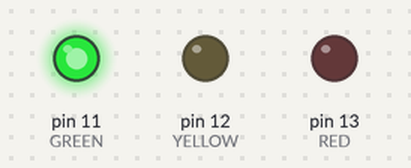
This sketch was run on a simulated Arduino Uno, built with avr-gcc and run on an emulated ATmega328P. Parts: output pins drawn as LEDs (lit = HIGH).

Above: at 5.0 s.
At 11.5 s:
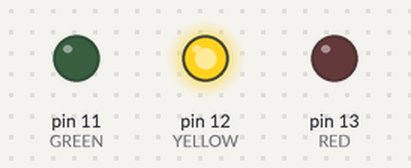
At 15.5 s:
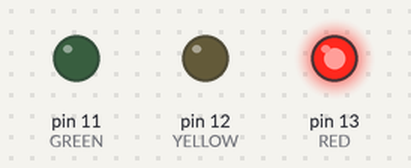
Timing chart, 0 to 23.4 s (numbered marks = the images above):
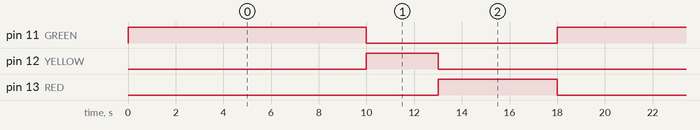

Measured:
- by itself, pin 11 (GREEN): alternates HIGH for 10.0 s and LOW for 8.0 s
- by itself, pin 12 (YELLOW): alternates HIGH for 3.0 s and LOW for 15.0 s
- by itself, pin 13 (RED): alternates HIGH for 5.0 s and LOW for 13.0 s

The sketch:

Question-1.ino
```cpp
#define GREEN 11
#define YELLOW 12
#define RED 13

void setup() {
  pinMode(GREEN, OUTPUT);
  pinMode(YELLOW, OUTPUT);
  pinMode(RED, OUTPUT);
}

void loop() {
  digitalWrite(RED, LOW);
  digitalWrite(GREEN, HIGH);
  delay(10000);
  digitalWrite(GREEN, LOW);
  digitalWrite(YELLOW, HIGH);
  delay(3000);
  digitalWrite(YELLOW, LOW);
  digitalWrite(RED, HIGH);
  delay(5000);
}
```
